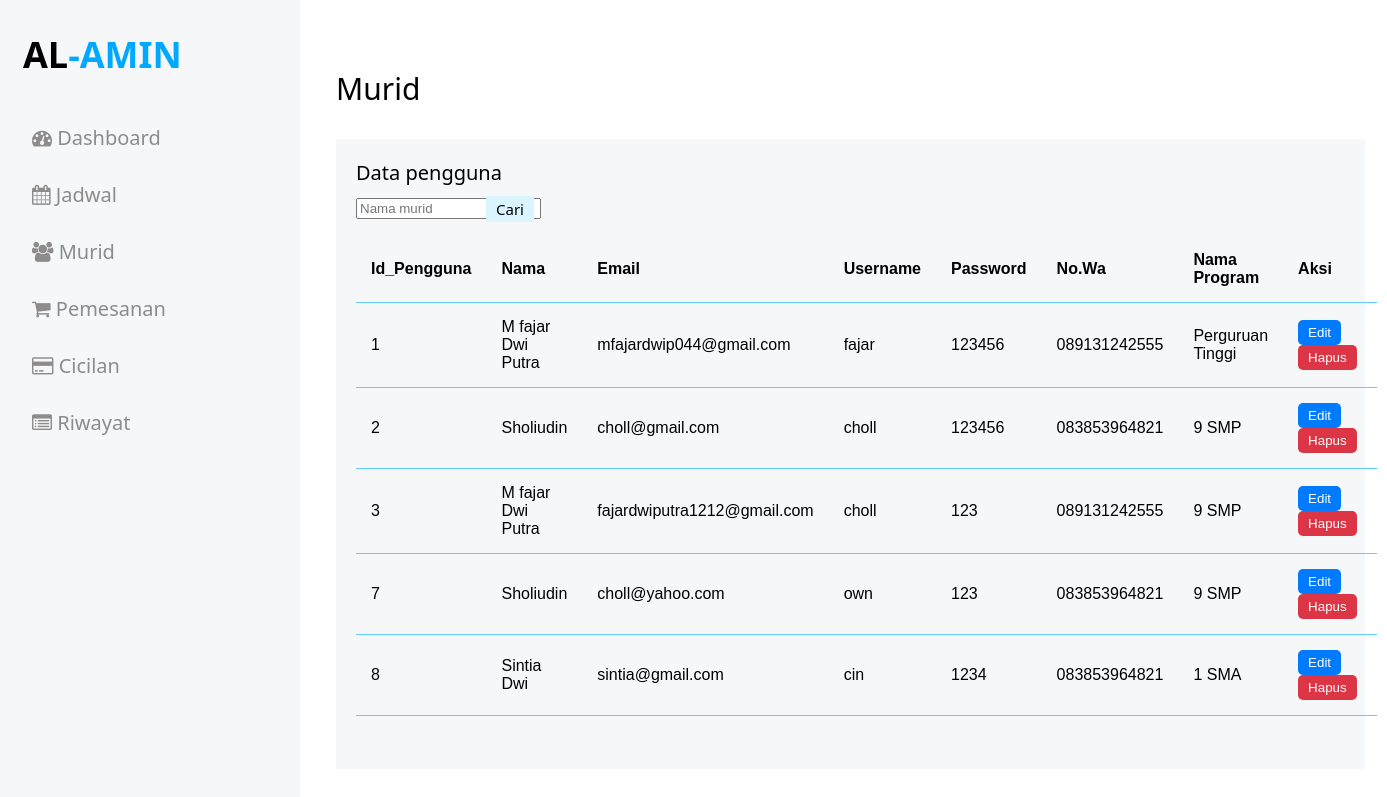
/murid.php, run on an earlier commit of the app's database.
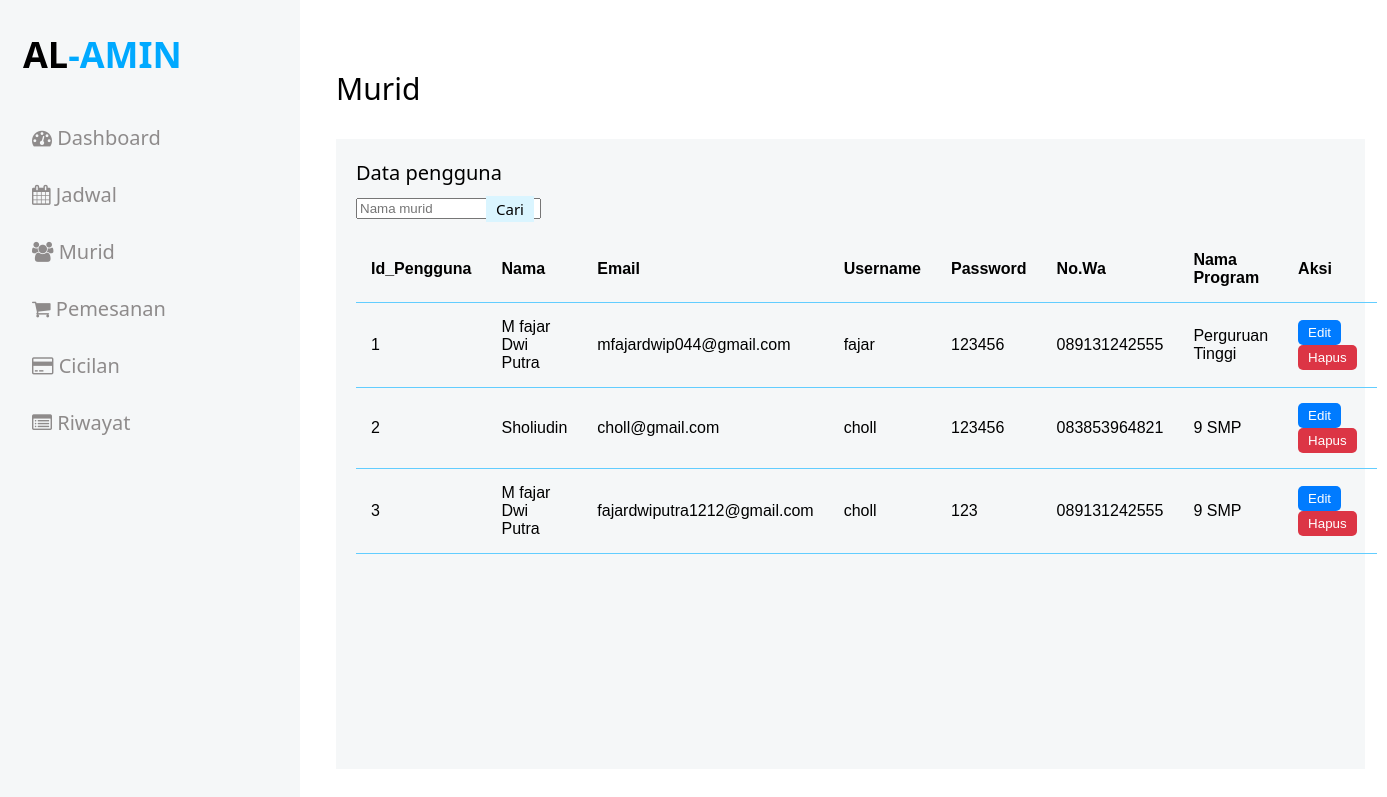
And on a later commit of the database.
### tables this page shows
CREATE TABLE `data_pengguna` (
  `id_pengguna` int(11) NOT NULL,
  `nama` varchar(50) NOT NULL,
  `email` varchar(50) NOT NULL,
  `username` varchar(15) NOT NULL,
  `password` varchar(20) NOT NULL,
  `no_wa` char(13) NOT NULL,
  `jenis_kelamin` varchar(10) NOT NULL,
  `status` varchar(10) NOT NULL,
  `id_program` char(10) NOT NULL
);

CREATE TABLE `paket_program` (
  `id_program` char(10) NOT NULL,
  `nama_program` varchar(20) NOT NULL,
  `harga` int(20) NOT NULL,
  `deskripsi` varchar(150) NOT NULL
);

### murid.php (the view, shortened to what this page needs)
<!Doctype HTML>
<html>
<head>
    <link rel="stylesheet" href="css/style.css" type="text/css" />
    <link rel="stylesheet" href="https://cdnjs.cloudflare.com/ajax/libs/font-awesome/4.7.0/css/font-awesome.min.css">
</head>
<body>
    <div id="mySidenav" class="sidenav">
        <p class="logo" style="position: relative; right: 5px;"><span>AL</span>-AMIN</p>
        <a href="index.php" class="icon-a"><i class="fa fa-dashboard icons"></i> Dashboard</a>
        <a href="jadwal.php" class="icon-a"><i class="fa fa-calendar icons"></i> Jadwal</a>
        <a href="murid.php" class="icon-a"><i class="fa fa-users icons"></i> Murid</a>
        <a href="pemesanan.php" class="icon-a"><i class="fa fa-shopping-cart"></i> Pemesanan</a>
        <a href="cicilan.php" class="icon-a"><i class="fa fa-credit-card"></i> Cicilan</a>
        <a href="riwayat.php" class="icon-a"><i class="fa fa-list-alt icons"></i> Riwayat</a>
    </div>
    <div id="main">
        <div id="main">
        </div>
        <div class="head">
            <div class="col-div-6">
                <span style="font-size:30px;cursor:pointer; color: black;" class="nav">Murid</span>
            </div>
        </div>
        <?php
        require_once('php/koneksi.php');
        $query = "SELECT
                data_pengguna.id_pengguna,
                data_pengguna.nama,
                data_pengguna.email,
                data_pengguna.username,
                data_pengguna.password,
                data_pengguna.no_wa,
                paket_program.nama_program
            FROM
                data_pengguna
            JOIN
                paket_program ON data_pengguna.id_program = paket_program.id_program";
        $result = $conn->query($query);
        ?>
        <div class="col-div-81" style="position: relative; top: 30px; left: 20px;">
            <div class="box-9" style="height: 630px;">
                <div class="content-box">
                    <div class="bulan-container">
                        <p>Data pengguna</p>
                        <input style="position: relative; top: 10px;" type="text" id="pembayaran_jan" name="pembayaran_jan" class="pembayaran-input" placeholder="Nama murid" required>
                    </div>
                    <p><span style="position: relative; right: 82%; bottom: 13px;" id="searchSpan">Cari</span>
                        <br />
                    <table>
                        <tr>
                            <th>Id_Pengguna</th>
                            <th>Nama</th>
                            <th>Email</th>
                            <th>Username</th>
                            <th>Password</th>
                            <th>No.Wa</th>
                            <th>Nama Program</th>
                            <th>Aksi </th>
                        </tr>
                        <?php
                        while ($row = $result->fetch_assoc()) {
                            echo "<tr>";
                            echo "<td>" . $row["id_pengguna"] . "</td>";
                            echo "<td>" . $row["nama"] . "</td>";
                            echo "<td>" . $row["email"] . "</td>";
                            echo "<td>" . $row["username"] . "</td>";
                            echo "<td>" . $row["password"] . "</td>";
                            echo "<td>" . $row["no_wa"] . "</td>";
                            echo "<td>" . $row["nama_program"] . "</td>";
                            echo "<td><button class='edit-button' onclick='editRow(this)'>Edit</button> <button class='delete-button' onclick='deleteRow(this)'>Hapus</button></td>";
                            echo "</tr>";
                        }
                        ?>
                    </table>
                </div>
            </div>
        </div>
</body>
</html>

What changed in the data, as far as the page shows it:
removed data_pengguna: id_pengguna "7", nama "Sholiudin", email "choll@yahoo.com", username "own", password "123", no_wa "083853964821", id_program.nama_program "9 SMP"
removed data_pengguna: id_pengguna "8", nama "Sintia Dwi", email "sintia@gmail.com", username "cin", password "1234", no_wa "083853964821", id_program.nama_program "1 SMA"
